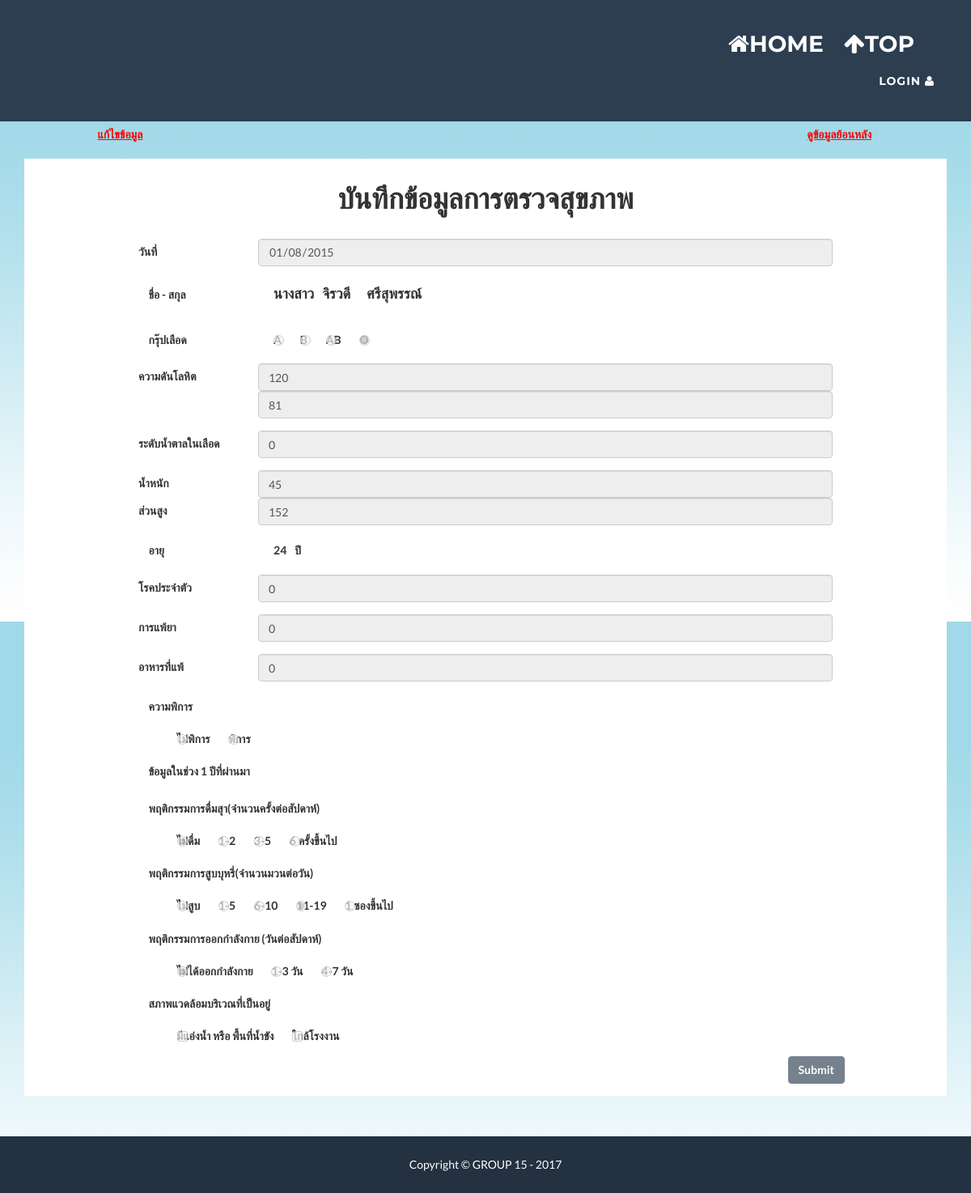
/adddata-old-case.php?id=1120911201921, run on an earlier commit of the app's database.
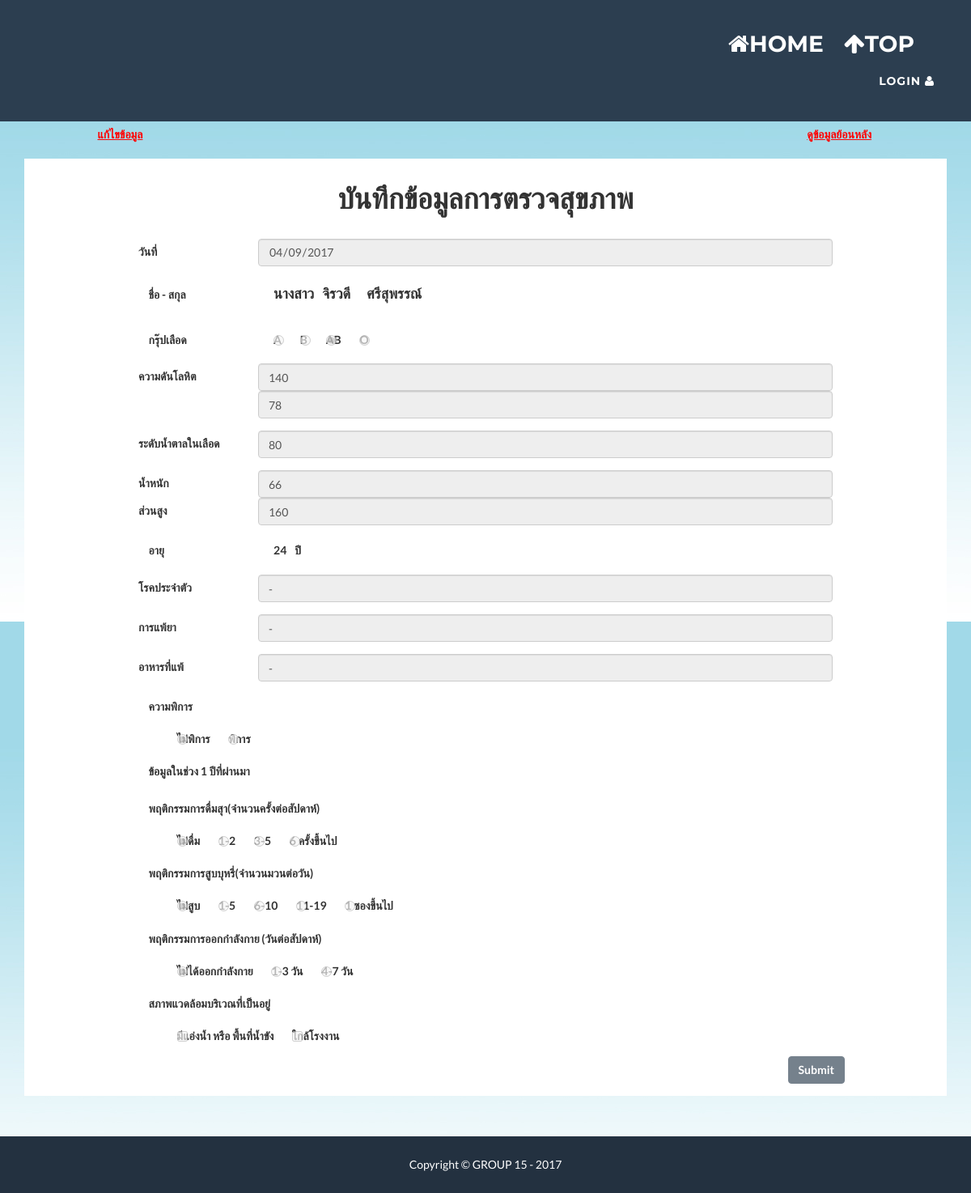
And on a later commit of the database.
### tables this page shows
CREATE TABLE `health_info` (
  `Hcid` varchar(13) NOT NULL,
  `Year` year(4) NOT NULL,
  `Date_of_Health` date NOT NULL,
  `Blood_group` char(2) NOT NULL,
  `BP_SYS` int(3) NOT NULL,
  `BP_DIA` int(3) NOT NULL,
  `FBS` int(3) NOT NULL,
  `Weight` double(5,0) NOT NULL,
  `Height` double(6,0) NOT NULL,
  `Chronic_Disease` varchar(150) NOT NULL,
  `Intolerance` varchar(150) NOT NULL,
  `Food_allergies` varchar(150) NOT NULL,
  `Disability` int(1) NOT NULL,
  `BOA` int(1) NOT NULL,
  `BOS` int(1) NOT NULL,
  `Exercise` int(1) NOT NULL,
  `Water_area` int(1) NOT NULL,
  `Near_factory` int(1) NOT NULL
);

CREATE TABLE `person` (
  `Citizen_ID` varchar(13) NOT NULL,
  `Title` varchar(7) NOT NULL,
  `Fname` varchar(50) NOT NULL,
  `Lname` varchar(50) NOT NULL,
  `Birth_date` date NOT NULL,
  `Tel` varchar(10) NOT NULL,
  `Education` int(5) NOT NULL,
  `Job` int(5) NOT NULL,
  `Salary` int(5) NOT NULL,
  `RWO` varchar(10) NOT NULL,
  `Hid` varchar(11) NOT NULL
);

### adddata-old-case.php (the view, shortened to what this page needs)
<?php include "head.php" ?>
<?php include "connection.php" ?>
<?php
    $id = $_GET['id'];
?>
<?php
    $sql = "SELECT * FROM health_info WHERE Hcid = '$id' ";
    $result = mysqli_query($con,$sql);
    while($row = mysqli_fetch_array($result)){
        $id = $row["Hcid"];
        $d = $row["Date_of_Health"];
        $w = $row["Weight"];
        $h = $row["Height"];
        $bg = $row["Blood_group"];
        $dis= $row["Disability"];
        $into = $row["Intolerance"];
        $food = $row["Food_allergies"];
        $sys = $row["BP_SYS"];
        $dia = $row["BP_DIA"];
        $fbs = $row["FBS"];
        $chr = $row["Chronic_Disease"];
        $bos = $row["BOS"];
        $boa = $row["BOA"];
        $ex = $row["Exercise"];
        $wa = $row["Water_area"];
        $nf = $row["Near_factory"];
    }
?>
<?php
        if(isset($_SESSION['PHP_SELF'])){
        $p = htmlspecialchars($_SESSION['PHP_SELF']);
    }else{
        $p = '';
    }
?>
<div>
<div class="row">
<div class="form-check form-group col" style="margin-left:10%">
    <label class="col-form-label"><?php echo "<a href='adddata-old-case-edit.php?id=$id' style='color: red'>"?><u>แก้ไขข้อมูล</u></a></label>
  </div>
  <div class="form-check form-group col" style="margin-right:10%" align="right">
    <label class="col-form-label"><?php echo "<a href='adddata-old-case-view.php?id=$id' style='color: red'>"?><u>ดูข้อมูลย้อนหลัง</u></a></label>
  </div>
</div>
    <div class="container" style="background:white" d>
      <div class="row">
        <div class="col-lg-12">
          <div style="width:100%" >
            <div align="center" style="padding-top:10px;padding-bottom:20px"><h1>บันทึกข้อมูลการตรวจสุขภาพ</h1></div>
            <form name="myForm" action="<?$p?>" method="post" onsubmit="return validateForm()">
              <div class="form-group row" style="margin-left:10%;margin-right:10%" id="lname_div">
            <label class="col-2 col-form-label">วันที่</label>
            <div class="col-10">
              <?php echo "<input disabled ='' class='form-control' type='date' class='form-control' id='date' placeholder='Date' maxlength='0' value='$d'>"?>
            </div>
            </div>
            <?php
                $sql = "SELECT Title,Fname,Lname, Year(CURRENT_DATE)-Year(Birth_date) AS Age FROM person WHERE Citizen_ID = '$id'";
                $result = mysqli_query($con,$sql);
                while($row = mysqli_fetch_array($result)){
                    $title = $row["Title"];
                    $fname = $row["Fname"];
                    $lname = $row["Lname"];
                    $age = $row["Age"];
                }
            ?>
              <div class="form-check form-group row" style="margin-left:10%">
                <label class="col-2 col-form-label">ชื่อ - สกุล</label>
                <label class="form-check-label">
                  <h4><label style="padding-right:10px">
                    <?php echo $title; ?>
                      </label><label style="padding-right:20px">
                      <?php
                         echo $fname;
                      ?>
                      </label><label>
                      <?php
                        echo $lname;
                      ?>
                      </label></h4>
                </label>
              </div>
              <div class="form-check form-group row" style="margin-left:10%">
                <label class="col-2 col-form-label">กรุ๊ปเลือด</label>
                <label class="form-check-label">
                  <input disabled="" class="form-check-input" type="radio" name="BloodGroup" id="inlineRadioA" value='$bg' <?php if($bg == 'A') echo "checked"; ?>>A
                </label>
                <label class="form-check-label" style="margin-left:2%">
                  <input disabled='' class='form-check-input' type='radio' name='BloodGroup' id='inlineRadioA' value='$bg' <?php if($bg == 'B') echo "checked"; ?>>B
                </label>
                <label class="form-check-label" style="margin-left:2%">
                  <input disabled='' class='form-check-input' type='radio' name='BloodGroup' id='inlineRadioA' value='$bg'<?php if($bg == 'AB') echo "checked"; ?>>AB
                </label>
                <label class="form-check-label" style="margin-left:2%">
                  <input disabled='' class='form-check-input' type='radio' name='BloodGroup' id='inlineRadioA' value='$bg' <?php if($bg == 'O') echo "checked";?>>O
                </label>
              </div>
              <div class="form-group row" style="margin-left:10%;margin-right:10%">
                <label class="col-2 col-form-label">ความดันโลหิต</label>
                <div class="col-10">
                  <?php echo "<input disabled='' class='form-control' type='number' id='SYS' name='SYS' placeholder='SYS' min='1' max='999' value='$sys'>" ?>
                  <?php echo "<input disabled='' class='form-control' type='number' id='DIA' name='DIA'  placeholder='DIA' min='1' max='999' value='$dia'>" ?>
                </div>
              </div>
              <div class="form-group row" style="margin-left:10%;margin-right:10%">
                  <label class="col-2 col-form-label">ระดับน้ำตาลในเลือด</label>
                <div class="col-10">
                  <?php echo "<input disabled='' class='form-control' type='number' id='FBS' name='FBS' placeholder='FBS' min='1' max='999' value='$fbs'>" ?>
                </div>
              </div>
              <div class="form-group row" style="margin-left:10%;margin-right:10%">
               <label class="col-2 col-form-label">น้ำหนัก</label>
               <div class="col-10">
                <?php echo "<input disabled='' class='form-control' type='number' id='weight' name='weight' placeholder='kilogram' min='1' max='999' value='$w'>" ?>
              </div>
              <label class="col-2 col-form-label">ส่วนสูง</label>
              <div class="col-10">
                <?php echo "<input disabled='' class='form-control' type='number' id='height' name='height' placeholder='meter' min='1' max='999' value='$h'>" ?>
              </div>
            </div>
            <div class="form-check form-group row" style="margin-left:10%">
              <label class="col-2 col-form-label">อายุ</label>
              <label class="form-check-label">
                <label style="padding-right:10px">
                   <?php
                        echo $age;
                    ?>
                  </label><label style="padding-right:20px">ปี</label>
              </label>
            </div>
                <div class="form-group row" style="margin-left:10%;margin-right:10%" id="chr_div">
              <label class="col-2 col-form-label">โรคประจำตัว</label>
              <div class="col-10">
                <?php echo"<input disabled='' class='form-control' type='text' id='chr' name='chr' placeholder='โรคประจำตัว' onkeyup='clean_not_char(this)' onkeydown='clean_not_char(this)' value = '$chr'>" ?>
              </div>
          </div>
          <div class="form-group row" style="margin-left:10%;margin-right:10%" id="into_div">
              <label class="col-2 col-form-label">การแพ้ยา</label>
              <div class="col-10">
                <?php echo "<input disabled='' class='form-control' type='text' id='into' name='into' placeholder='การแพ้ยา' onkeyup='clean_not_char(this)' onkeydown='clean_not_char(this)' value = '$into'>" ?>
              </div>
          </div>
          <div class="form-group row" style="margin-left:10%;margin-right:10%" id="food_div">
              <label class="col-2 col-form-label">อาหารที่แพ้</label>
              <div class="col-10">
                <?php echo "<input disabled='' class='form-control' type='text' id='food' name='food' placeholder='อาหารที่แพ้' onkeyup='clean_not_char(this)' onkeydown='clean_not_char(this)' value='$food'>" ?>
              </div>
          </div>
              <div class="form-check form-group row" style="margin-left:10%" >
            <label class="col-8 col-form-label">ความพิการ</label>
          </div>
          <div class="form-check form-group row" style="margin-left:10%" >
            <label class="form-check-label"  style="margin-left:5%">
              <input disabled='' class='form-check-input' type='radio' name='disa' id='disa0' value='$dis' <?php if($dis == 0) echo "checked"?>>ไม่พิการ
            </label>
            <label class="form-check-label" style="margin-left:2%">
              <input disabled='' class='form-check-input' type='radio' name='disa' id='disa1' value='$dis' <?php if($dis == 1) echo "checked"?>>พิการ
            </label>
          </div>
            <div class="form-check form-group row" style="margin-left:10%">
              <label class="col-8 col-form-label">ข้อมูลในช่วง 1 ปีที่ผ่านมา</label>
            </div>
            <div class="form-check form-group row" style="margin-left:10%">
              <label class="col-8 col-form-label">พฤติกรรมการดื่มสุา(จำนวนครั้งต่อสัปดาห์)</label>
            </div>
            <div class="form-check form-group row" style="margin-left:10%">
              <label class="form-check-label" style="margin-left:5%">
                <input disabled='' class='form-check-input' type='radio' name='Drink' id='drink0' value='$boa' <?php if($boa == 0) echo "checked"?>> ไม่ดื่ม
              </label>
              <label class="form-check-label" style="margin-left:2%">
                <input disabled='' class='form-check-input' type='radio' name='Drink' id='drink1' value='$boa' <?php if($boa == 1) echo "checked"?>> 1-2
              </label>
              <label class="form-check-label" style="margin-left:2%">
                <input disabled='' class='form-check-input' type='radio' name='Drink' id='drink2' value='$boa' <?php if($boa == 2) echo "checked"?>> 3-5
              </label>
              <label class="form-check-label" style="margin-left:2%">
                <input disabled='' class='form-check-input' type='radio' name='Drink' id='drink3' value='$boa' <?php if($boa == 3) echo "checked"?>> 6 ครั้งขึ้นไป
              </label>
            </div>
            <div class="form-check form-group row" style="margin-left:10%">
              <label class="col-8 col-form-label">พฤติกรรมการสูบบุหรี่(จำนวนมวนต่อวัน)</label>
            </div>
            <div class="form-check form-group row" style="margin-left:10%">
              <label class="form-check-label"  style="margin-left:5%">
                <input disabled='' class='form-check-input' type='radio' name='Smoke' id='Smoke0' value='$bos' <?php if($bos == 0) echo "checked"?>> ไม่สูบ
              </label>
              <label class="form-check-label" style="margin-left:2%">
                <input disabled='' class='form-check-input' type='radio' name='Smoke' id='Smoke1' value='$bos' <?php if($bos == 1) echo "checked"?>> 1-5
              </label>
              <label class="form-check-label" style="margin-left:2%">
                <input disabled='' class='form-check-input' type='radio' name='Smoke' id='Smoke2' value='$bos' <?php if($bos == 2) echo "checked"?>> 6-10
              </label>
              <label class="form-check-label" style="margin-left:2%">
                <input disabled='' class='form-check-input' type='radio' name='Smoke' id='Smoke3' value='$bos' <?php if($bos == 3) echo "checked"?>> 11-19
              </label>
              <label class="form-check-label" style="margin-left:2%">
                <input disabled='' class='form-check-input' type='radio' name='Smoke' id='Smoke4' value='$bos'<?php if($bos == 4) echo "checked"?>> 1 ซองขึ้นไป
              </label>
            </div>
            <div class="form-check form-group row" style="margin-left:10%">
              <label class="col-8 col-form-label">พฤติกรรมการออกกำลังกาย (วันต่อสัปดาห์)</label>
            </div>
            <div class="form-check form-group row" style="margin-left:10%">
              <label class="form-check-label"  style="margin-left:5%">
                <input disabled='' class='form-check-input' type='radio' name='exercise' id='exercise0' value='$ex' <?php if($ex == 0) echo "checked" ?>>ไม่ได้ออกกำลังกาย
              </label>
              <label class="form-check-label" style="margin-left:2%">
                <input disabled='' class='form-check-input' type='radio' name='exercise' id='exercise1' value='$ex' <?php if($ex == 1) echo "checked"?>>1-3 วัน
              </label>
              <label class="form-check-label" style="margin-left:2%">
                <input disabled='' class='form-check-input' type='radio' name='exercise' id='exercise2' value='$ex' <?php if($ex == 2) echo "checked"?>>4-7 วัน
              </label>
            </div>
            <div class="form-check form-group row" style="margin-left:10%">
              <label class="col-8 col-form-label">สภาพแวดล้อมบริเวณที่เป็นอยู่</label>
            </div>
            <div class="form-check form-group row" style="margin-left:10%">
              <label class="form-check-label"  style="margin-left:5%">
                <input disabled='' class='form-check-input' type='checkbox' id='homearea1' name='homeArea1' value='$wa' <?php if($wa == 1) echo "checked"?> aria-label='...'>มีแอ่งน้ำ หรือ พื้นที่น้ำขัง
              </label>
              <label class="form-check-label" style="margin-left:2%">
                <input disabled='' class='form-check-input' type='checkbox' id='homearea2' name='homeArea2' value='$nf' <?php if($nf == 1) echo "checked"?> aria-label='...'>ใกล้โรงงาน
              </label>
            </div>
            <div class="form-check form-group row" style="margin-left:10%;margin-right:10%" align="right">
              <button type="submit" name = "send" class="btn btn-primary" disabled="">Submit</button>
            </div>
          </form>
        </div>
      </div>
    </div>
  </div>
</div>
<?php include "foot.php" ?>

### head.php (shortened to what this page needs)
<!DOCTYPE html>
<html lang="en">
<head>
    <link rel="stylesheet" href="https://maxcdn.bootstrapcdn.com/bootstrap/4.0.0-alpha.6/css/bootstrap.min.css">
    <link href="vendor/bootstrap/css/bootstrap.min.css" rel="stylesheet">
    <link href="css/freelancer.min.css" rel="stylesheet">
    <link href="vendor/font-awesome/css/font-awesome.min.css" rel="stylesheet" type="text/css">
    </head>
    <body id="page-top" class="index" background="img/bg_pattern.jpg" style="background-attachment: fixed;">
        <nav id="mainNav" class="navbar navbar-default navbar-fixed-top navbar-custom">
            <div class="container">
                <div class="navbar-header page-scroll">
                    <a class="navbar-brand" href="index.php"><i class="fa fa-home"></i>HOME</a>
                    <a class="navbar-brand mb-0" href="#page-top"><i class="fa fa-arrow-up"></i>TOP</a>
                </div>
                <div class="collapse navbar-collapse" id="bs-example-navbar-collapse-1">
                    <ul class="nav navbar-nav navbar-right">
                        <li class="page-scroll">
                            <a href="#">LOGIN <i class="fa fa-user"></i></a>
                        </li>
                    </ul>
                </div>
            </div>
        </nav>
        <div style="padding-top: 150px" ></div>

### foot.php (shortened to what this page needs)
<div style="padding-bottom: 50px; " background="img/bg_pattern.png"></div>
<footer class="text-center">
    <div class="footer-below">
        <div class="container">
            <div class="row">
                <div class="col-lg-12">
                    Copyright &copy; GROUP 15 - 2017
                </div>
            </div>
        </div>
    </div>
</footer>
</body>
</html>

What changed in the data, as far as the page shows it:
no longer on this page (row edited): health_info: Date_of_Health "01/08/2015", Blood_group "☐ A", Blood_group "☐ B", Blood_group "☐ AB", Blood_group "☑ O", SYS "120", DIA "81", FBS "0", weight "45", height "152", chr "0", into "0", food "0", Disability "☐ ไม่พิการ", Disability "☐ พิการ", BOA "☑ ไม่ดื่ม", BOA "☐ 1-2", BOA "☐ 3-5", BOA "☐ 6 ครั้งขึ้นไป", BOS "☐ ไม่สูบ", BOS "☐ 1-5", BOS "☐ 6-10", BOS "☑ 11-19", BOS "☐ 1 ซองขึ้นไป", Exercise "☑ ไม่ได้ออกกำลังกาย", Exercise "☐ 1-3 วัน", Exercise "☐ 4-7 วัน"
added health_info: Date_of_Health "04/09/2017", Blood_group "☐ A", Blood_group "☐ B", Blood_group "☑ AB", Blood_group "☐ O", SYS "140", DIA "78", FBS "80", weight "66", height "160", chr "-", into "-", food "-", Disability "☑ ไม่พิการ", Disability "☐ พิการ", BOA "☑ ไม่ดื่ม", BOA "☐ 1-2", BOA "☐ 3-5", BOA "☐ 6 ครั้งขึ้นไป", BOS "☑ ไม่สูบ", BOS "☐ 1-5", BOS "☐ 6-10", BOS "☐ 11-19", BOS "☐ 1 ซองขึ้นไป", Exercise "☑ ไม่ได้ออกกำลังกาย", Exercise "☐ 1-3 วัน", Exercise "☐ 4-7 วัน"
Also different on the page:
form field homeArea1: "☐" → (not shown)
form field homeArea2: "☐" → (not shown)
